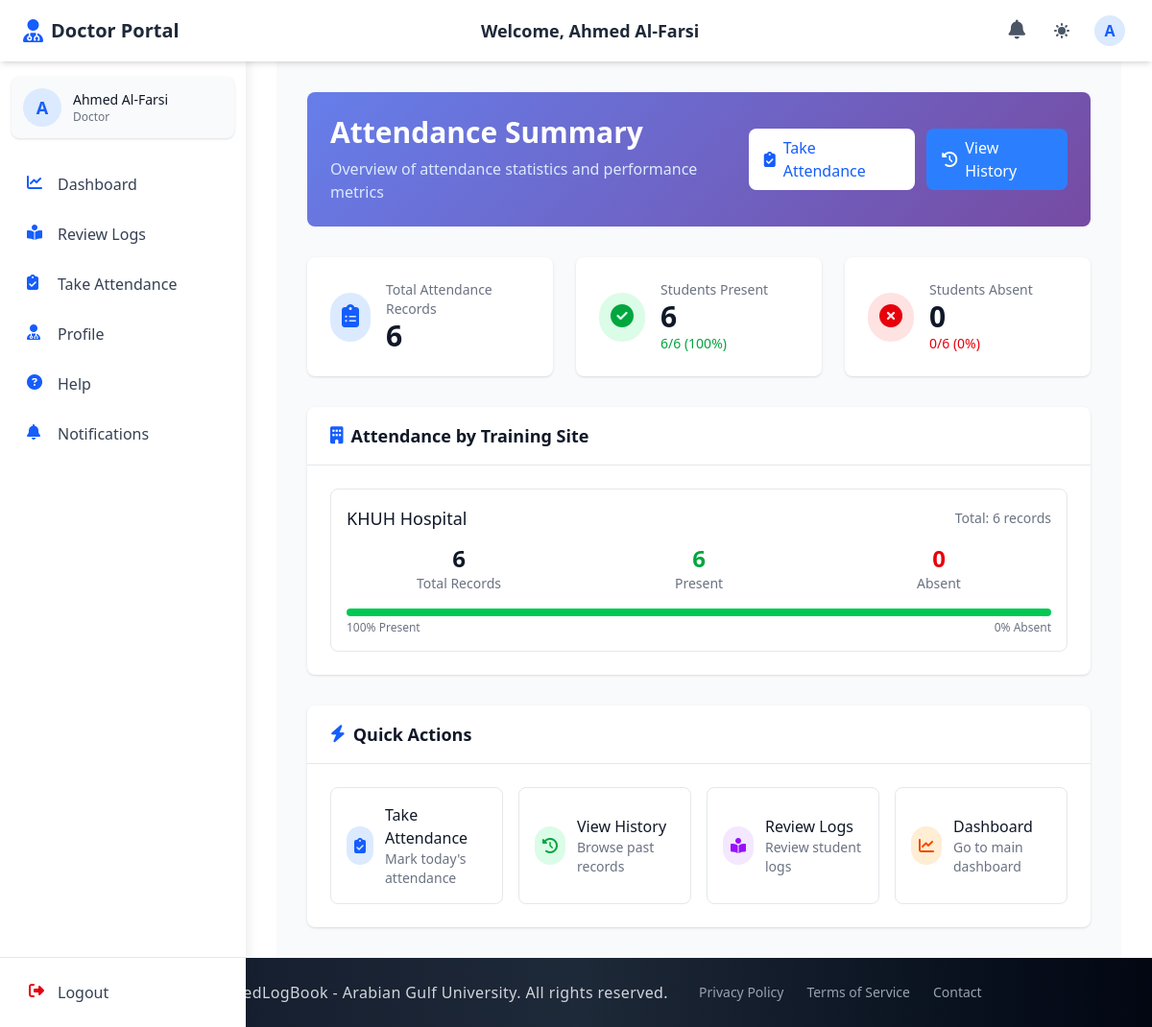
The page /doctors/attendance-summary/ (signed in) on the database its author committed.
### accounts/models.py (models this page shows, shortened)
class CustomUser(AbstractUser):
    email = models.EmailField(unique=True)
    first_name = models.CharField(max_length=150, blank=True)
    last_name = models.CharField(max_length=150, blank=True)
    profile_photo = models.ImageField(
        upload_to="profiles/", blank=True, null=True, default="profiles/default.jpg"
    )
    city = models.CharField(max_length=100, blank=True)
    country = models.CharField(max_length=100, blank=True)
    phone_no = models.CharField(max_length=20, blank=True)
    bio = models.TextField(blank=True)
    speciality = models.CharField(max_length=100, blank=True)
    ROLE_CHOICES = (
        ("student", "Student"),
        ("doctor", "Doctor"),
        ("staff", "Staff"),
        ("admin", "Admin"),
    )
    role = models.CharField(max_length=10, choices=ROLE_CHOICES, default="student")
    groups = models.ManyToManyField(
        "auth.Group", related_name="customuser_groups", blank=True
    )
    user_permissions = models.ManyToManyField(
        "auth.Permission", related_name="customuser_permissions", blank=True
    )
    USERNAME_FIELD = "email"
    REQUIRED_FIELDS = ["username"]

### admin_section/models.py (models this page shows, shortened)
class TrainingSite(models.Model):
    name = models.CharField(max_length=100, unique=True)
    log_year = models.ForeignKey(LogYear, on_delete=models.CASCADE, related_name='training_sites')

### doctor_section/attendance_views.py (the view)
# urls.py: path("attendance-summary/", attendance_views.attendance_summary, name="attendance_summary"),
@login_required
def attendance_summary(request):
    try:
        doctor = request.user.doctor_profile
    except Doctor.DoesNotExist:
        messages.error(request, "You must be a doctor to access this page.")
        return redirect('doctor_section:doctor_dash')
    total_attendances = StudentAttendance.objects.filter(doctor=doctor).count()
    present_count = StudentAttendance.objects.filter(doctor=doctor, status='present').count()
    absent_count = StudentAttendance.objects.filter(doctor=doctor, status='absent').count()
    training_sites_stats = []
    training_sites = TrainingSite.objects.filter(
        mapped_attendances__doctors=doctor,
        mapped_attendances__is_active=True
    ).distinct()
    for site in training_sites:
        site_attendances = StudentAttendance.objects.filter(
            doctor=doctor,
            training_site=site
        )
        site_stats = {
            'training_site': site,
            'total': site_attendances.count(),
            'present': site_attendances.filter(status='present').count(),
            'absent': site_attendances.filter(status='absent').count(),
        }
        training_sites_stats.append(site_stats)
    context = {
        'total_attendances': total_attendances,
        'present_count': present_count,
        'absent_count': absent_count,
        'training_sites_stats': training_sites_stats,
    }
    return render(request, 'doctor_section/attendance_summary.html', context)

### doctor_section/templates/doctor_section/attendance_summary.html (shortened to what this page needs)
{% extends 'base.html' %}
{% load static %}
{% block navbar %}
  {% include 'components/doc_auth_navbar.html' %}
{% endblock %}
{% block content %}
<div class="min-h-screen bg-gray-50 dark:bg-gray-900 py-8">
  <div class="max-w-7xl mx-auto px-4 sm:px-6 lg:px-8">
    <div class="summary-card rounded-lg p-6 mb-8 text-white">
      <div class="flex items-center justify-between">
        <div>
          <h1 class="text-3xl font-bold">Attendance Summary</h1>
          <p class="mt-2 text-blue-100">
            Overview of attendance statistics and performance metrics
          </p>
        </div>
        <div class="flex space-x-3">
          <a href="{% url 'doctor_section:take_attendance' %}"
             class="inline-flex items-center px-4 py-2 bg-white text-blue-600 rounded-lg hover:bg-gray-100 transition-colors duration-200 font-medium">
            <i class="fas fa-clipboard-check mr-2"></i>
            Take Attendance
          </a>
          <a href="{% url 'doctor_section:attendance_history' %}"
             class="inline-flex items-center px-4 py-2 bg-blue-500 text-white rounded-lg hover:bg-blue-600 transition-colors duration-200 font-medium">
            <i class="fas fa-history mr-2"></i>
            View History
          </a>
        </div>
      </div>
    </div>
    <div class="grid grid-cols-1 md:grid-cols-3 gap-6 mb-8">
      <div class="stat-card bg-white dark:bg-gray-800 rounded-lg shadow-sm p-6">
        <div class="flex items-center">
          <div class="p-3 rounded-full bg-blue-100 dark:bg-blue-900">
            <i class="fas fa-clipboard-list text-blue-600 dark:text-blue-400 text-2xl"></i>
          </div>
          <div class="ml-4">
            <p class="text-sm font-medium text-gray-500 dark:text-gray-400">Total Attendance Records</p>
            <p class="text-3xl font-bold text-gray-900 dark:text-white">{{ total_attendances }}</p>
          </div>
        </div>
      </div>
      <div class="stat-card bg-white dark:bg-gray-800 rounded-lg shadow-sm p-6">
        <div class="flex items-center">
          <div class="p-3 rounded-full bg-green-100 dark:bg-green-900">
            <i class="fas fa-check-circle text-green-600 dark:text-green-400 text-2xl"></i>
          </div>
          <div class="ml-4">
            <p class="text-sm font-medium text-gray-500 dark:text-gray-400">Students Present</p>
            <p class="text-3xl font-bold text-gray-900 dark:text-white">{{ present_count }}</p>
            {% if total_attendances > 0 %}
              <p class="text-sm text-green-600 dark:text-green-400">
                {{ present_count|floatformat:0 }}/{{ total_attendances }}
                ({% widthratio present_count total_attendances 100 %}%)
              </p>
            {% endif %}
          </div>
        </div>
      </div>
      <div class="stat-card bg-white dark:bg-gray-800 rounded-lg shadow-sm p-6">
        <div class="flex items-center">
          <div class="p-3 rounded-full bg-red-100 dark:bg-red-900">
            <i class="fas fa-times-circle text-red-600 dark:text-red-400 text-2xl"></i>
          </div>
          <div class="ml-4">
            <p class="text-sm font-medium text-gray-500 dark:text-gray-400">Students Absent</p>
            <p class="text-3xl font-bold text-gray-900 dark:text-white">{{ absent_count }}</p>
            {% if total_attendances > 0 %}
              <p class="text-sm text-red-600 dark:text-red-400">
                {{ absent_count|floatformat:0 }}/{{ total_attendances }}
                ({% widthratio absent_count total_attendances 100 %}%)
              </p>
            {% endif %}
          </div>
        </div>
      </div>
    </div>
    {% if training_sites_stats %}
      <div class="bg-white dark:bg-gray-800 rounded-lg shadow-sm mb-8">
        <div class="px-6 py-4 border-b border-gray-200 dark:border-gray-700">
          <h3 class="text-lg font-semibold text-gray-900 dark:text-white flex items-center">
            <i class="fas fa-building mr-2 text-blue-600"></i>
            Attendance by Training Site
          </h3>
        </div>
        <div class="p-6">
          <div class="space-y-6">
            {% for site_stat in training_sites_stats %}
              <div class="border border-gray-200 dark:border-gray-700 rounded-lg p-4">
                <div class="flex items-center justify-between mb-3">
                  <h4 class="text-lg font-medium text-gray-900 dark:text-white">
                    {{ site_stat.training_site.name }}
                  </h4>
                  <span class="text-sm text-gray-500 dark:text-gray-400">
                    Total: {{ site_stat.total }} records
                  </span>
                </div>
                <div class="grid grid-cols-1 md:grid-cols-3 gap-4 mb-4">
                  <div class="text-center">
                    <p class="text-2xl font-bold text-gray-900 dark:text-white">{{ site_stat.total }}</p>
                    <p class="text-sm text-gray-500 dark:text-gray-400">Total Records</p>
                  </div>
                  <div class="text-center">
                    <p class="text-2xl font-bold text-green-600 dark:text-green-400">{{ site_stat.present }}</p>
                    <p class="text-sm text-gray-500 dark:text-gray-400">Present</p>
                  </div>
                  <div class="text-center">
                    <p class="text-2xl font-bold text-red-600 dark:text-red-400">{{ site_stat.absent }}</p>
                    <p class="text-sm text-gray-500 dark:text-gray-400">Absent</p>
                  </div>
                </div>
                {% if site_stat.total > 0 %}
                  <div class="progress-bar bg-gray-200 dark:bg-gray-700">
                    <div class="progress-fill bg-green-500"
                         style="width: {% widthratio site_stat.present site_stat.total 100 %}%"></div>
                  </div>
                  <div class="flex justify-between text-xs text-gray-500 dark:text-gray-400 mt-1">
                    <span>{% widthratio site_stat.present site_stat.total 100 %}% Present</span>
                    <span>{% widthratio site_stat.absent site_stat.total 100 %}% Absent</span>
                  </div>
                {% endif %}
              </div>
            {% endfor %}
          </div>
        </div>
      </div>
    {% endif %}
    <div class="bg-white dark:bg-gray-800 rounded-lg shadow-sm">
      <div class="px-6 py-4 border-b border-gray-200 dark:border-gray-700">
        <h3 class="text-lg font-semibold text-gray-900 dark:text-white flex items-center">
          <i class="fas fa-bolt mr-2 text-blue-600"></i>
          Quick Actions
        </h3>
      </div>
      <div class="p-6">
        <div class="grid grid-cols-1 md:grid-cols-2 lg:grid-cols-4 gap-4">
          <a href="{% url 'doctor_section:take_attendance' %}"
             class="flex items-center p-4 border border-gray-200 dark:border-gray-700 rounded-lg hover:bg-gray-50 dark:hover:bg-gray-700 transition-colors duration-200">
            <div class="p-2 rounded-full bg-blue-100 dark:bg-blue-900 mr-3">
              <i class="fas fa-clipboard-check text-blue-600 dark:text-blue-400"></i>
            </div>
            <div>
              <p class="font-medium text-gray-900 dark:text-white">Take Attendance</p>
              <p class="text-sm text-gray-500 dark:text-gray-400">Mark today's attendance</p>
            </div>
          </a>
          <a href="{% url 'doctor_section:attendance_history' %}"
             class="flex items-center p-4 border border-gray-200 dark:border-gray-700 rounded-lg hover:bg-gray-50 dark:hover:bg-gray-700 transition-colors duration-200">
            <div class="p-2 rounded-full bg-green-100 dark:bg-green-900 mr-3">
              <i class="fas fa-history text-green-600 dark:text-green-400"></i>
            </div>
            <div>
              <p class="font-medium text-gray-900 dark:text-white">View History</p>
              <p class="text-sm text-gray-500 dark:text-gray-400">Browse past records</p>
            </div>
          </a>
          <a href="{% url 'doctor_section:doctor_reviews' %}"
             class="flex items-center p-4 border border-gray-200 dark:border-gray-700 rounded-lg hover:bg-gray-50 dark:hover:bg-gray-700 transition-colors duration-200">
            <div class="p-2 rounded-full bg-purple-100 dark:bg-purple-900 mr-3">
              <i class="fas fa-book-reader text-purple-600 dark:text-purple-400"></i>
            </div>
            <div>
              <p class="font-medium text-gray-900 dark:text-white">Review Logs</p>
              <p class="text-sm text-gray-500 dark:text-gray-400">Review student logs</p>
            </div>
          </a>
          <a href="{% url 'doctor_section:doctor_dash' %}"
             class="flex items-center p-4 border border-gray-200 dark:border-gray-700 rounded-lg hover:bg-gray-50 dark:hover:bg-gray-700 transition-colors duration-200">
            <div class="p-2 rounded-full bg-orange-100 dark:bg-orange-900 mr-3">
              <i class="fas fa-chart-line text-orange-600 dark:text-orange-400"></i>
            </div>
            <div>
              <p class="font-medium text-gray-900 dark:text-white">Dashboard</p>
              <p class="text-sm text-gray-500 dark:text-gray-400">Go to main dashboard</p>
            </div>
          </a>
        </div>
      </div>
    </div>
  </div>
</div>
{% endblock %}

### templates/components/auth_navbar_base.html (shortened to what this page needs)
<header class="bg-white dark:bg-gray-800 shadow-md fixed top-0 left-0 right-0 z-40 h-16 transition-all duration-300">
  <div class="flex items-center justify-between h-full px-4 md:px-6 max-w-7xl mx-auto">
    <div class="flex items-center space-x-3">
      <a href="{% block home_url %}{% endblock %}" class="flex items-center">
        <i class="{% block header_icon %}fas fa-book-medical{% endblock %} text-blue-600 dark:text-blue-400 text-2xl mr-2"></i>
        <span class="font-bold text-xl text-gray-800 dark:text-white hidden sm:inline">{% block portal_name %}ElogBook Portal{% endblock %}</span>
      </a>
    </div>
    <div class="hidden md:block text-center">
      <h1 class="text-lg font-semibold text-gray-800 dark:text-white">
        Welcome, {% block user_title %}{% endblock %} {{ request.session.first_name }} {{ request.session.last_name }}
      </h1>
    </div>
    <div class="flex items-center space-x-3">
      <div class="relative">
        <a href="{% block notifications_url %}#{% endblock %}" class="p-2 text-gray-600 dark:text-gray-300 hover:bg-gray-100 dark:hover:bg-gray-700 rounded-full transition-colors duration-200" aria-label="Notifications">
          <i class="fas fa-bell text-xl"></i>
        </a>
      </div>
      <button id="theme-toggle" aria-label="Toggle dark mode" class="p-2 text-gray-600 dark:text-gray-300 hover:bg-gray-100 dark:hover:bg-gray-700 rounded-full transition-colors duration-200 focus:outline-none focus:ring-2 focus:ring-blue-500">
      </button>
      <div class="relative" x-data="{open: false}">
        <button @click="open = !open" id="user-menu-button" class="flex items-center text-gray-600 dark:text-gray-300 hover:bg-gray-100 dark:hover:bg-gray-700 rounded-full p-1 focus:outline-none focus:ring-2 focus:ring-blue-500">
          <div class="h-8 w-8 rounded-full bg-blue-100 dark:bg-blue-900 flex items-center justify-center text-blue-600 dark:text-blue-300 font-semibold">
            {{ request.session.first_name|slice:"0:1" }}
          </div>
        </button>
      </div>
    </div>
  </div>
</header>
<aside id="sidebar" class="fixed inset-y-0 left-0 z-30 w-64 pt-16 bg-white dark:bg-gray-800 shadow-lg transform -translate-x-full transition-transform duration-300 ease-in-out md:translate-x-0 overflow-hidden">
  <div class="h-full flex flex-col">
    <div class="flex-1 px-3 py-4 overflow-y-auto">
      <div class="flex items-center p-3 mb-6 rounded-lg bg-gray-50 dark:bg-gray-700 shadow-sm">
        <div class="flex-shrink-0">
          <div class="h-10 w-10 rounded-full bg-blue-100 dark:bg-blue-900 flex items-center justify-center text-blue-600 dark:text-blue-300 font-semibold text-lg">
            {{ request.session.first_name|slice:"0:1" }}
          </div>
        </div>
        <div class="ml-3 overflow-hidden">
        <p class="text-sm font-medium text-gray-900 dark:text-white truncate">{{ request.session.first_name }} {{ request.session.last_name }}</p>
        <p class="text-xs text-gray-500 dark:text-gray-400 truncate">{% block user_role %}User{% endblock %}</p>
      </div>
    </div>
      <nav class="space-y-1">
        {% block sidebar_menu %}{% endblock %}
      </nav>
    </div>
    <div class="px-3 py-3 border-t border-gray-200 dark:border-gray-700">
      <form method="POST" action="{% block logout_url_bottom %}#{% endblock %}" class="w-full">
        <button type="submit" class="flex w-full items-center px-4 py-3 text-gray-700 dark:text-gray-300 rounded-lg hover:bg-gray-100 dark:hover:bg-gray-700 group transition-colors duration-200">
          <i class="fas fa-sign-out-alt w-5 h-5 text-red-600 dark:text-red-400"></i>
          <span class="ml-3 font-medium">Logout</span>
        </button>
      </form>
    </div>
  </div>
</aside>
<div id="content-wrapper" class="pt-16 md:pl-64 min-h-screen transition-all duration-300">
</div>

### rows shown on the page
CustomUser: session.last_name "Al-Farsi"
TrainingSite: training_site.name "KHUH Hospital", total "6", present "6", absent "0", present "100"

### other values the page prints
{{ request.session.first_name }} "Ahmed"
{{ request.session.first_name|slice:"0:1" }} "A"
{{ total_attendances }} "6"
{{ present_count }} "6"
{{ present_count|floatformat:0 }} "6"
{{ absent_count }} "0"
{{ absent_count|floatformat:0 }} "0"
